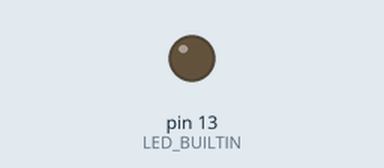
This sketch was run on a simulated Arduino Uno, built with avr-gcc and run on an emulated ATmega328P. Parts: output pins drawn as LEDs (lit = HIGH).

Above: at 0.05 s.
At 0.5 s:
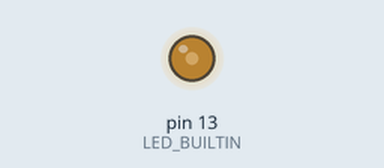
At 0.9 s:
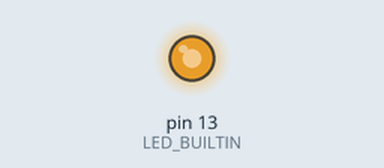
At 1.8 s:
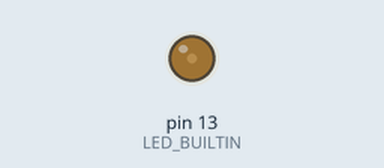
Timing chart, 0 to 4.6 s (numbered marks = the images above):
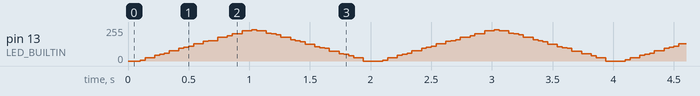

The sketch:

sketch_clark_2.ino
```cpp
/**
 * This code runs once at startup.
 */
void setup() {
  pinMode(LED_BUILTIN, OUTPUT);
}

void dimmer(int freq, int duty) {
  int period = 1000 / freq;
  int onTime = period * duty / 100;
  int offTime = period - onTime;

  digitalWrite(LED_BUILTIN, HIGH);
  delay(onTime);

  digitalWrite(LED_BUILTIN, LOW);
  delay(offTime);
}

/**
 * This code is called periodically.
 */
void loop() {
  for(int i=1; i < 100; i++) {
    dimmer(100, i);
  }
  for(int i = 100; i > 0; i--){
    dimmer(100, i);
  }
}
```
